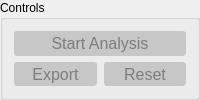
               <widget class="QGroupBox" name="groupBox_6">
                <property name="font">
                 <font>
                  <pointsize>9</pointsize>
                 </font>
                </property>
                <property name="title">
                 <string>Controls</string>
                </property>
                <layout class="QVBoxLayout" name="verticalLayout_25" stretch="1,1">
                 <property name="sizeConstraint">
                  <enum>QLayout::SetDefaultConstraint</enum>
                 </property>
                 <property name="topMargin">
                  <number>11</number>
                 </property>
                 <item>
                  <widget class="QPushButton" name="btn_startBatchPros">
                   <property name="enabled">
                    <bool>false</bool>
                   </property>
                   <property name="sizePolicy">
                    <sizepolicy hsizetype="Minimum" vsizetype="Preferred">
                     <horstretch>0</horstretch>
                     <verstretch>0</verstretch>
                    </sizepolicy>
                   </property>
                   <property name="font">
                    <font>
                     <family>arial</family>
                     <pointsize>-1</pointsize>
                     <underline>false</underline>
                     <strikeout>false</strikeout>
                    </font>
                   </property>
                   <property name="toolTip">
                    <string>Start Program Analysis</string>
                   </property>
                   <property name="styleSheet">
                    <string notr="true">QPushButton {
	background-color: #e0e0e0;
	color:black;
	border-radius:3px;
    border:1px solid #faebeb;
	border-color: #969696;
    font-family:arial;
    font-size:16px;
    text-decoration:none;
    
}
QPushButton:disabled {
	background-color:#c7c7c7;
	border-radius:3px;
    border:1px solid #c7c7c7;
	border-color: #c7c7c7;
	color: #7d7d7d;
}

QPushButton:hover {
	background-color:#d4e9fa;
	border-radius:3px;
    border:1px solid #d4e9fa;
	border-color: #003cff;
	color: black;
}</string>
                   </property>
                   <property name="text">
                    <string>Start Analysis</string>
                   </property>
                  </widget>
                 </item>
                 <item>
                  <layout class="QHBoxLayout" name="horizontalLayout_7">
                   <property name="spacing">
                    <number>7</number>
                   </property>
                   <item>
                    <widget class="QPushButton" name="btn_PO_export">
                     <property name="enabled">
                      <bool>false</bool>
                     </property>
                     <property name="sizePolicy">
                      <sizepolicy hsizetype="Minimum" vsizetype="Preferred">
                       <horstretch>0</horstretch>
                       <verstretch>0</verstretch>
                      </sizepolicy>
                     </property>
                     <property name="font">
                      <font>
                       <family>arial</family>
                       <pointsize>-1</pointsize>
                       <underline>false</underline>
                       <strikeout>false</strikeout>
                      </font>
                     </property>
                     <property name="toolTip">
                      <string>Export Results to CSV</string>
                     </property>
                     <property name="styleSheet">
                      <string notr="true">QPushButton {
	background-color: #e0e0e0;
	color:black;
	border-radius:3px;
    border:1px solid #faebeb;
	border-color: #969696;
    font-family:arial;
    font-size:16px;
    text-decoration:none;
    
}
QPushButton:disabled {
	background-color:#c7c7c7;
	border-radius:3px;
    border:1px solid #c7c7c7;
	border-color: #c7c7c7;
	color: #7d7d7d;
}

QPushButton:hover {
	background-color:#d4e9fa;
	border-radius:3px;
    border:1px solid #d4e9fa;
	border-color: #003cff;
	color: black;
}</string>
                     </property>
                     <property name="text">
                      <string>Export</string>
                     </property>
                    </widget>
                   </item>
                   <item>
                    <widget class="QPushButton" name="btn_PO_reset">
                     <property name="enabled">
                      <bool>false</bool>
                     </property>
                     <property name="sizePolicy">
                      <sizepolicy hsizetype="Minimum" vsizetype="Preferred">
                       <horstretch>0</horstretch>
                       <verstretch>0</verstretch>
                      </sizepolicy>
                     </property>
                     <property name="font">
                      <font>
                       <family>arial</family>
                       <pointsize>-1</pointsize>
                       <underline>false</underline>
                       <strikeout>false</strikeout>
                      </font>
                     </property>
                     <property name="toolTip">
                      <string>Reset Screen</string>
                     </property>
                     <property name="styleSheet">
                      <string notr="true">QPushButton {
	background-color: #e0e0e0;
	color:black;
	border-radius:3px;
    border:1px solid #faebeb;
	border-color: #969696;
    font-family:arial;
    font-size:16px;
    text-decoration:none;
    
}
QPushButton:disabled {
	background-color:#c7c7c7;
	border-radius:3px;
    border:1px solid #c7c7c7;
	border-color: #c7c7c7;
	color: #7d7d7d;
}

QPushButton:hover {
	background-color:#d4e9fa;
	border-radius:3px;
    border:1px solid #d4e9fa;
	border-color: #003cff;
	color: black;
}</string>
                     </property>
                     <property name="text">
                      <string>Reset</string>
                     </property>
                    </widget>
                   </item>
                  </layout>
                 </item>
                </layout>
               </widget>
